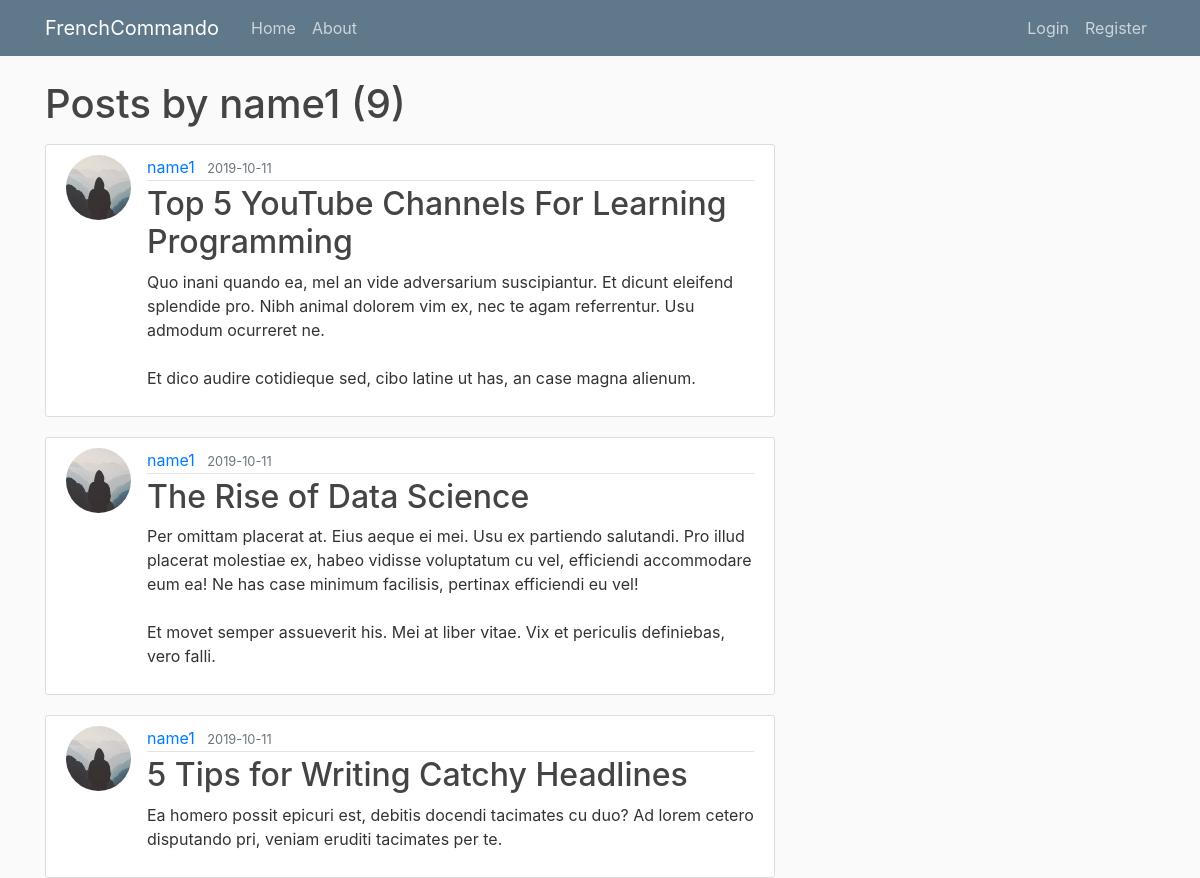
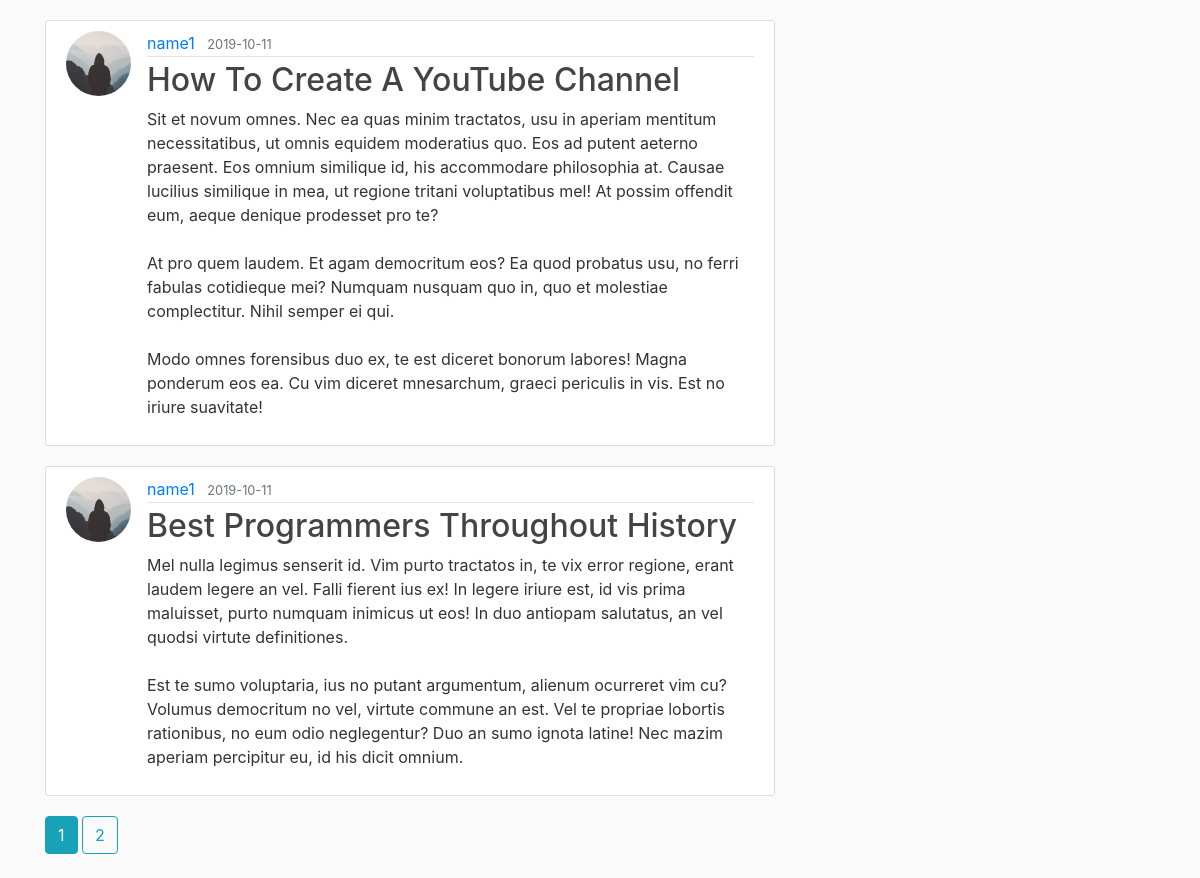
/user/name1, run on the app's committed database (2 pictures, top to bottom).
### flaskblog/models.py (models this page shows, shortened)
class User(db.Model, UserMixin):
    id = db.Column(db.Integer, primary_key=True)
    username = db.Column(db.String(20), unique=True, nullable=False)
    email = db.Column(db.String(120), unique=True, nullable=False)
    image_file = db.Column(db.String(20), nullable=False, default='default.jpg')
    password = db.Column(db.String(60), nullable=False)
    posts = db.relationship('Post', backref='author', lazy=True)

class Post(db.Model):
    id = db.Column(db.Integer, primary_key=True)
    title = db.Column(db.String(100), nullable=False)
    date_posted = db.Column(db.DateTime, nullable=False, default=datetime.utcnow)
    content = db.Column(db.Text, nullable=False)
    user_id = db.Column(db.Integer, db.ForeignKey('user.id'), nullable=False)

### flaskblog/users/routes.py (the view)
@users.route("/user/<string:username>")
def user_posts(username):
    page = request.args.get('page', 1, type=int)
    user = User.query.filter_by(username=username).first_or_404()
    posts = Post.query.filter_by(author=user).order_by(Post.date_posted.desc()).paginate(page=page, per_page=5)
    return render_template('user_posts.html', posts=posts, user=user)

### flaskblog/templates/user_posts.html
{% extends "layout.html" %}
{% block content %}
  <h1 class="mb-3">Posts by {{ user.username }} ({{ posts.total }})</h1>
    {% for post in posts.items %}
      <article class="media content-section">
        <img class="rounded-circle article-img" src="{{ url_for('static', filename='profile_pics/' + post.author.image_file) }}" alt="">
        <div class="media-body">
          <div class="article-metadata">
            <a class="mr-2" href="{{ url_for('users.user_posts', username=post.author.username) }}">{{ post.author.username }}</a>
            <small class="text-muted">{{ post.date_posted.strftime('%Y-%m-%d') }}</small>
          </div>
          <h2><a class="article-title" href="{{ url_for('posts.post', post_id=post.id) }}">{{ post.title }}</a></h2>
          <p class="article-content">{{ post.content }}</p>
        </div>
      </article>
    {% endfor%}
    {% for page_num in posts.iter_pages(left_edge=1, right_edge=1, left_current=3, right_current=4) %}
      {% if page_num %}
        {% if posts.page == page_num %}
          <a class="btn btn-info mb-4" href="{{ url_for('users.user_posts', username=user.username, page=page_num) }}">{{ page_num }}</a>
        {% else %}
          <a class="btn btn-outline-info mb-4" href="{{ url_for('users.user_posts', username=user.username, page=page_num) }}">{{ page_num }}</a>
        {% endif %}
      {% else %}
        ...
      {% endif %}
    {% endfor %}
{% endblock content %}

### flaskblog/static/main.css (style rules this page uses)
body { background: #fafafa; color: #333333; margin-top: 5rem; }
h1, h2, h3, h4, h5, h6 { color: #444444; }
.content-section { background: #ffffff; padding: 10px 20px; border: 1px solid #dddddd; border-radius: 3px; margin-bottom: 20px; }
.article-title { color: #444444; }
.article-content { white-space: pre-line; }
.article-img { height: 65px; width: 65px; margin-right: 16px; }
.article-metadata { padding-bottom: 1px; margin-bottom: 4px; border-bottom: 1px solid #e3e3e3 }

### data on the page
User: username "name1"
Post: image_file (placeholder picture), author.username "name1", date_posted "2019-10-11", title "Top 5 YouTube Channels For Learning Programming", content "Quo inani quando ea, mel an vide adversarium suscipiantur. Et dicunt eleifend splendide pro. Nibh animal dolorem vim ex, nec te agam referrentur. Usu admodum ocurreret ne. Et dico audire cotidieque sed, cibo latine ut has, an case magna alienum."
Post: image_file (placeholder picture), author.username "name1", date_posted "2019-10-11", title "The Rise of Data Science", content "Per omittam placerat at. Eius aeque ei mei. Usu ex partiendo salutandi. Pro illud placerat molestiae ex, habeo vidisse voluptatum cu vel, efficiendi accommodare eum ea! Ne has case minimum facilisis, pertinax efficiendi eu vel! Et movet semper assueverit his. Mei at liber vitae. Vix et periculis definiebas, vero falli."
Post: image_file (placeholder picture), author.username "name1", date_posted "2019-10-11", title "5 Tips for Writing Catchy Headlines", content "Ea homero possit epicuri est, debitis docendi tacimates cu duo? Ad lorem cetero disputando pri, veniam eruditi tacimates per te."
Post: image_file (placeholder picture), author.username "name1", date_posted "2019-10-11", title "How To Create A YouTube Channel", content "Sit et novum omnes. Nec ea quas minim tractatos, usu in aperiam mentitum necessitatibus, ut omnis equidem moderatius quo. Eos ad putent aeterno praesent. Eos omnium similique id, his accommodare philosophia at. Causae lucilius similique in mea, ut regione tritani voluptatibus mel! At possim offendit eum, aeque denique prodesset pro te? At pro quem laudem. Et agam democritum eos? Ea quod probatus usu, no ferri fabulas cotidieque mei? Numquam nusquam quo in, quo et molestiae complectitur. Nihil semper ei qui. Modo omnes forensibus duo ex, te est diceret bonorum labores! Magna ponderum eos ea. Cu vim diceret mnesarchum, graeci periculis in vis. Est no iriure suavitate!"
Post: image_file (placeholder picture), author.username "name1", date_posted "2019-10-11", title "Best Programmers Throughout History", content "Mel nulla legimus senserit id. Vim purto tractatos in, te vix error regione, erant laudem legere an vel. Falli fierent ius ex! In legere iriure est, id vis prima maluisset, purto numquam inimicus ut eos! In duo antiopam salutatus, an vel quodsi virtute definitiones. Est te sumo voluptaria, ius no putant argumentum, alienum ocurreret vim cu? Volumus democritum no vel, virtute commune an est. Vel te propriae lobortis rationibus, no eum odio neglegentur? Duo an sumo ignota latine! Nec mazim aperiam percipitur eu, id his dicit omnium."

### other printed values
{{ posts.total }} "9"
{{ page_num }} "1"
{{ page_num }} "2"
